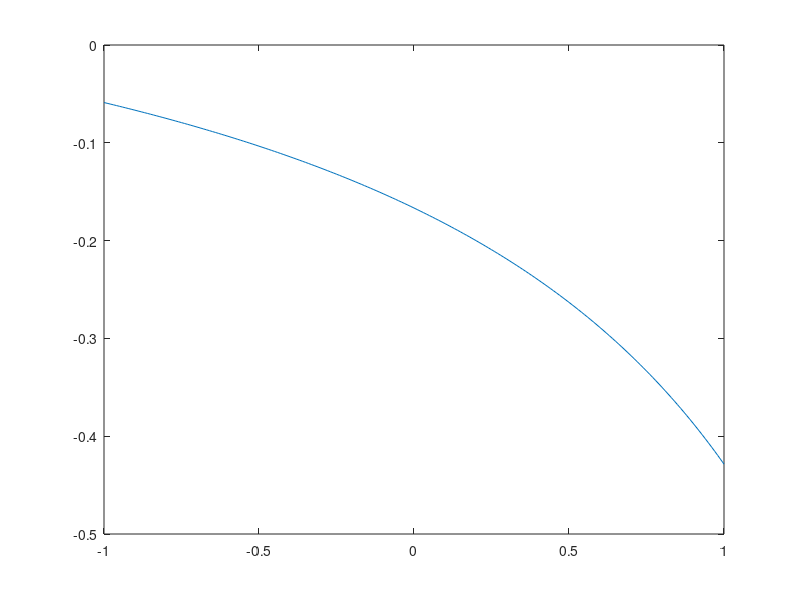

Here is the MATLAB script that generated this plot:
a=1;
b=2;
c=5;
d=-12;
x=[-1:0.01:1];
y=(x*a+b)./(x*c+d);
plot(x,y);
I1=b/c
I2=a*d/c/c
I3=I2-I1
I4=a/c
%{
fid=fopen('ESE562Proj\FP\data3.matlab','rt');
A=(fscanf(fid,'%f,%f,%f,%f',[4,inf]));
fclose(fid);
figure(2);
plot(x,A(2,:));
figure(3);
plot(A(2,:),y);
%}
